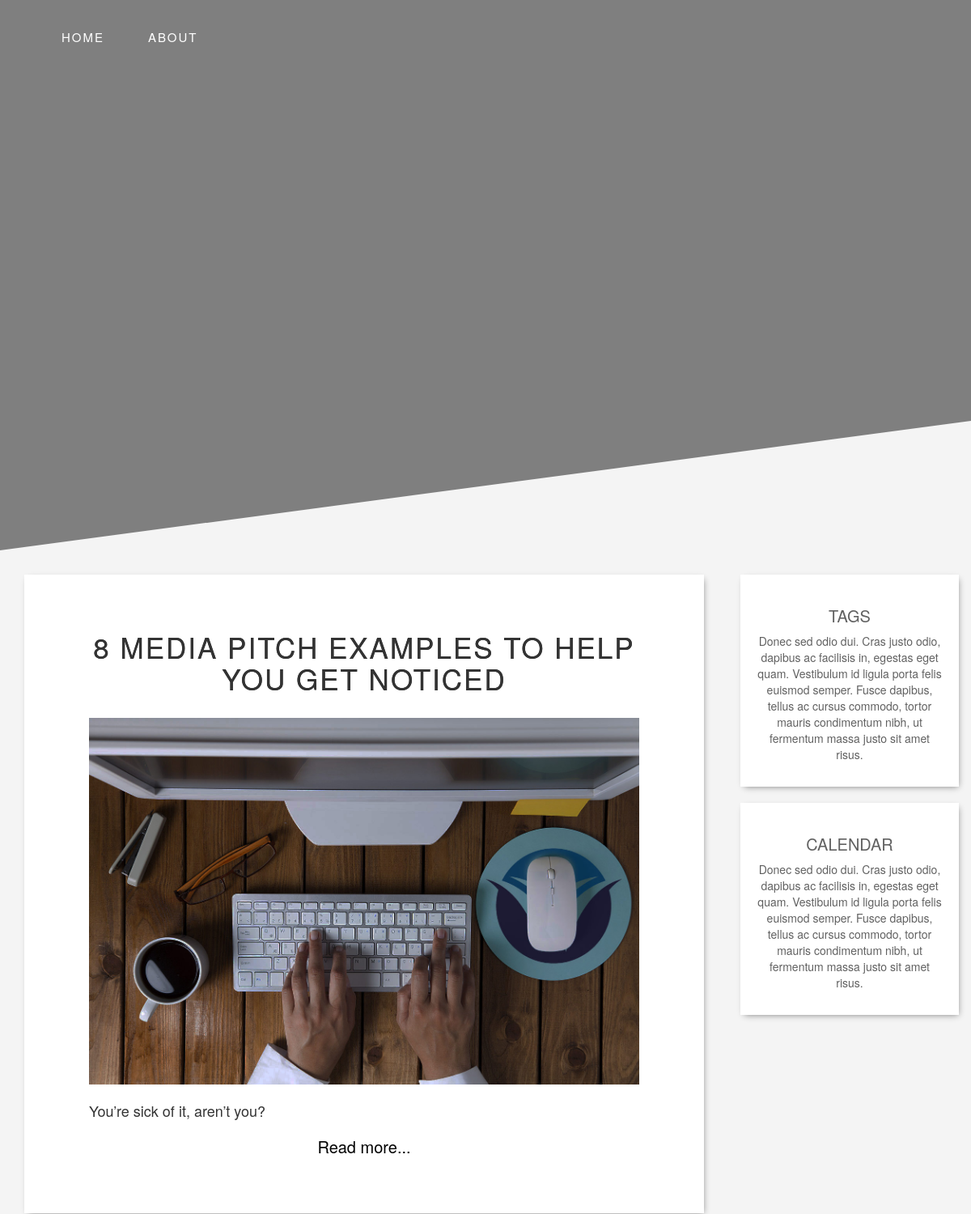
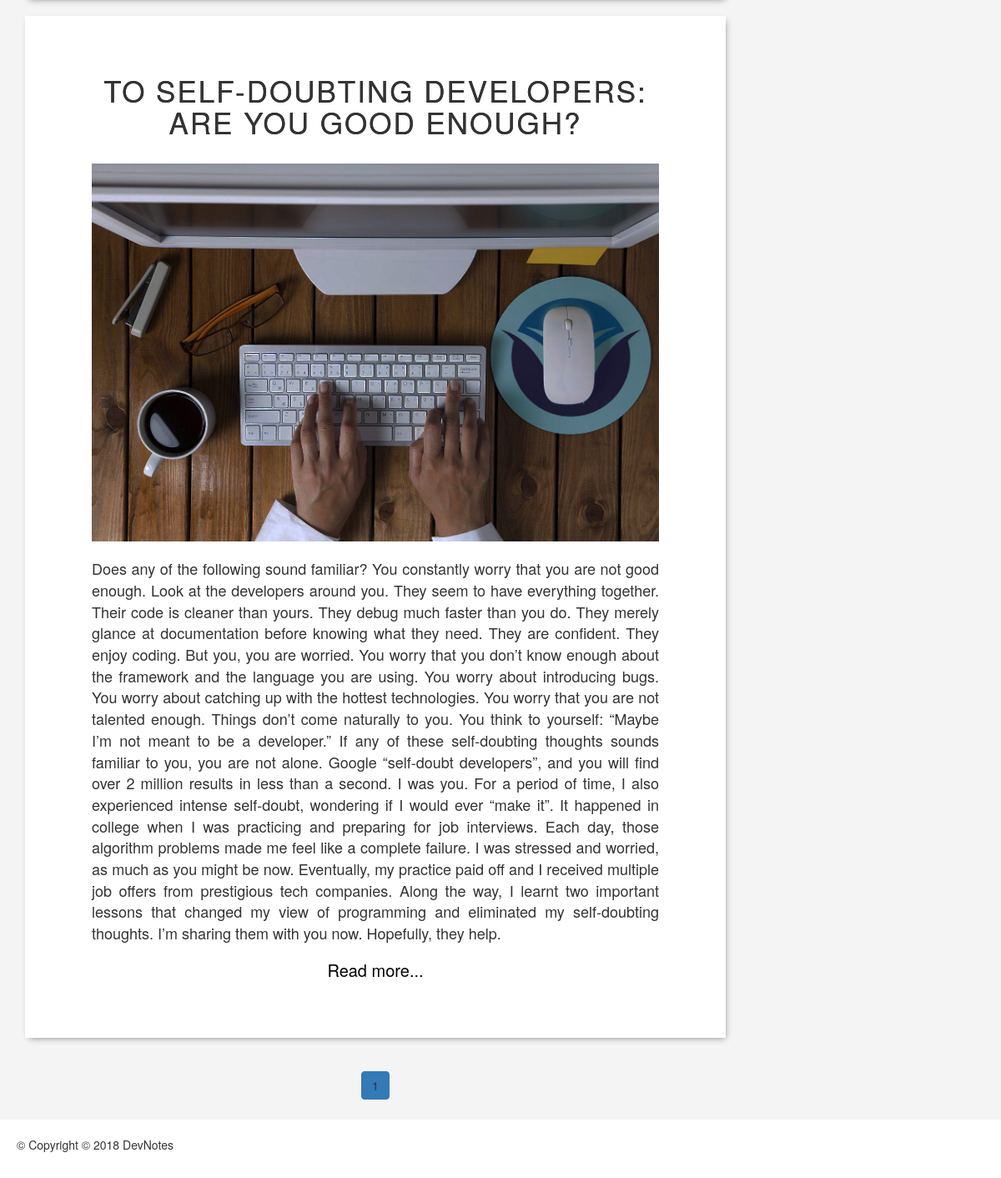
The page /index on the database as committed earlier (2 pictures, top to bottom).
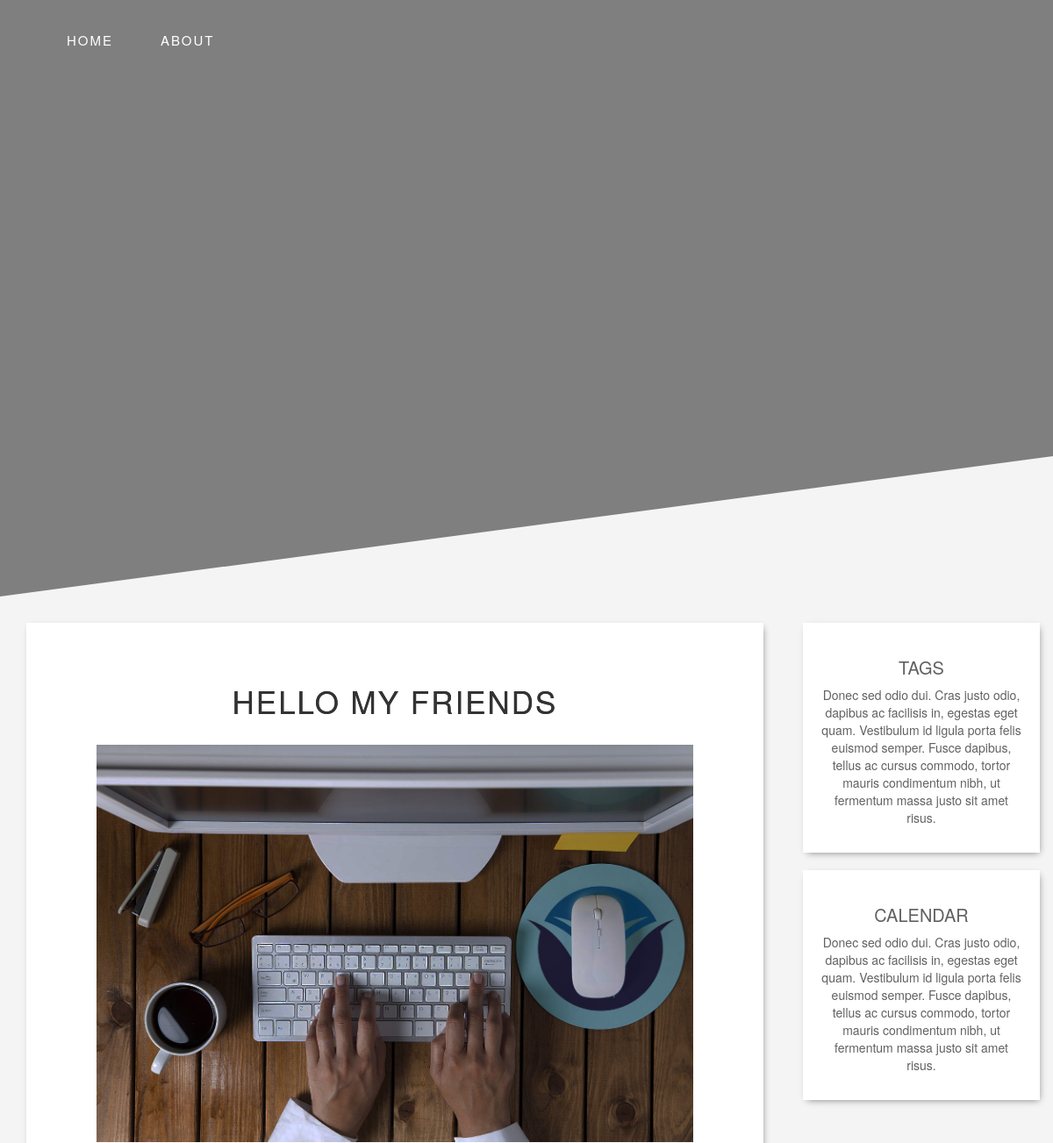
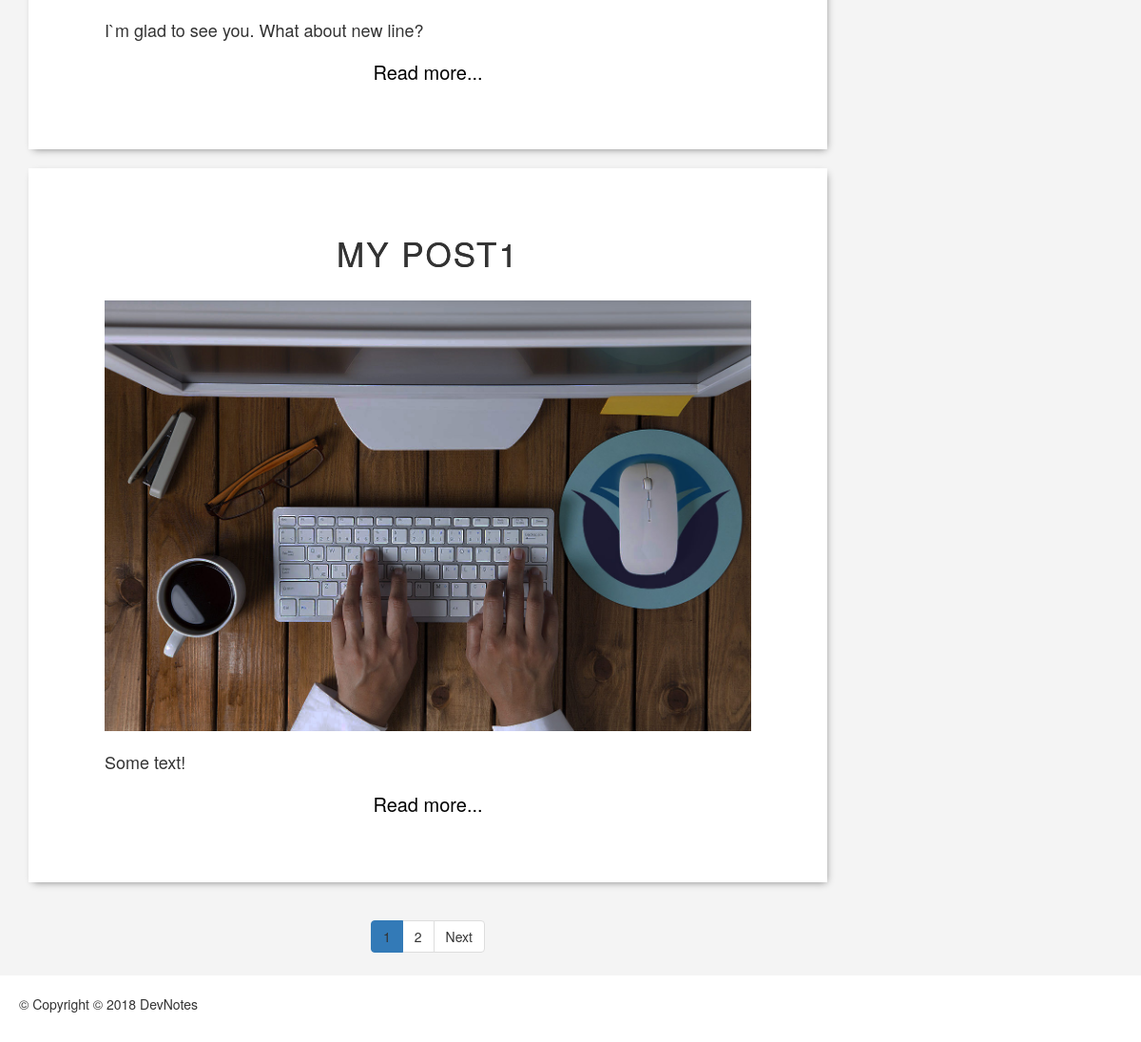
The same page on the database as committed later (2 pictures, top to bottom).
### my_blog/blueprints/blog/models.py (models this page shows, shortened)
class BlogPost(db.Model):
    id = db.Column(db.Integer, primary_key=True)
    title = db.Column(db.String(128))
    date = db.Column(db.DateTime)
    content = db.Column(db.String)
    imagePath = db.Column(db.String)
    @staticmethod
    def blogposts_page(pagenum):
        blogposts = BlogPost.query.order_by(desc(BlogPost.id)).paginate(pagenum, 2 ,error_out=False)
        return blogposts

### my_blog/blueprints/main/views.py (the view)
@main.route('/')
@main.route('/index')
def index():
	return render_template('home.html', blogposts = BlogPost.blogposts_page(1), pagenum = 1)

### my_blog/blueprints/main/templates/home.html (shortened to what this page needs)
{% extends "base.html" %}
{% block header %}
<div class="header--mainpage"
  <div class="bg_video">
    <video class="bg_video__content" autoplay muted loop>
      <source src="{{ url_for('static', filename='img/video.mp4') }}" >
    </video>
  </div>
  <div class="header__intro">
    <div id="Intro">DevNotes
      <div id="SubIntro">Dev`s blog. Quick start to technologies</div>
    </div>
  </div>
<nav class="navbar" role="navigation">
  <div class="container">
    <div class="navbar-main">
      <a class="navbar-item" href="#">HOME</a>
      <a class="navbar-item" href="#">ABOUT</a>
    </div>
  </div>
</nav>
{% endblock %}

### my_blog/templates/base.html (shortened to what this page needs)
<!doctype html>
 <html class="no-js" lang="">
    <head>
        <link rel="stylesheet" href="{{ url_for('static', filename='css/bootstrap.min.css')}}">
        <link rel="stylesheet" href="{{ url_for('static', filename='css/bootstrap-theme.min.css')}}">
        <link rel="stylesheet" href="{{ url_for('static', filename='css/main.css')}}">
    </head>
    <body>
        <header class="header">
          {% block header %}{% endblock %}
        </header>
        <div class="container">
          <div class="row">
            {% block content %}
            <div class="col-md-9 ">
              <div class="main-column">
                <div class="container blog-posts">
                {% with blogposts = blogposts %}
                {% include "blog.html"%}
                {% endwith %}
                </div>
              </div>
            </div>
            {% endblock %}
            {% block sidebar %}
            <aside class="col-md-3">
              <div class="sidebar">
                <div class="tags container">
                  <h2>TAGS</h2>
                  <p>Donec sed odio dui. Cras justo odio, dapibus ac facilisis in, egestas eget quam. Vestibulum id ligula porta felis euismod semper. Fusce dapibus, tellus ac cursus commodo, tortor mauris condimentum nibh, ut fermentum massa justo sit amet risus.</p>
                </div>
                <div class="calendar container">
                  <h2>CALENDAR</h2>
                  <p>Donec sed odio dui. Cras justo odio, dapibus ac facilisis in, egestas eget quam. Vestibulum id ligula porta felis euismod semper. Fusce dapibus, tellus ac cursus commodo, tortor mauris condimentum nibh, ut fermentum massa justo sit amet risus.</p>
                </div>
              </div>
            {% endblock %}
          </aside>
          </div>
    </div>
    <footer class="footer">
      <p>&copy; Copyright © 2018 DevNotes</p>
    </footer>
    </body>
</html>

### my_blog/blueprints/main/templates/blog.html
{% from "pagination_macros.html" import pagination %}
{% if  blogposts.total > 0 %}
{% for blogpost in blogposts.items %}
{% with blogpost = blogpost %}
{% include "blogpost-intro.html"%}
{% endwith %}
{% endfor %}
{% else %}
No posts yet.
{% endif %}
<nav class="Page_navigation" aria-label="Page navigation">
{{ pagination(blogposts) }}
</nav>

### my_blog/blueprints/main/templates/pagination_macros.html (shortened to what this page needs)
{% macro pagination(blogposts) %}
  <ul class="pagination">
    {% for page in blogposts.iter_pages() %}
        {% if page <= (blogposts.page | int) +2 and page >= (blogposts.page | int) -2 %}
          {% if page == blogposts.page  %}
          <li class="page-item active" ><a class="page-link" href="#">{{blogposts.page}}<span class="sr-only">(current)</span></a></li>
          {% else %}
          <li class="page-item"><a class="page-link" href="{{url_for('main.page', pagenum=page)}}">{{page}}</a></li>
          {% endif %}
        {% endif %}
      {% endfor %}
    {% if blogposts.has_next %}
    <li class="page-item"><a class="page-link" href="{{url_for('main.page', pagenum=blogposts.next_num)}}">Next</a></li>
    {% endif %}
  </ul>
{% endmacro %}

### my_blog/blueprints/main/templates/blogpost-intro.html (shortened to what this page needs)
<div class="card blogpost-intro container" >
  <div class="card-block blogpost-intro__content">
    <h4 class="card-title"><a class="blogpost-intro__title" href="{{url_for('blog.read', post_title=blogpost.title)}}">{{blogpost.title}}</a></h4>
    <img class="card-img-top blogpost-intro__picture" src="{{url_for('static', filename=blogpost.imagePath)}}" alt="Blogpost background image">
    <p class="card-text blogpost-intro__text">{{blogpost.content}}</p>
    <a href="{{url_for('blog.read', post_title=blogpost.title)}}" class="btn blogpost-intro__link">Read more...</a>
  </div>
</div>

### my_blog/static/css/main.css (style rules this page uses)
html { font-size: 62.5%; }
body { background:#F4F4F4; margin:0; }
.container { width:auto; box-sizing: border-box; }
header { vertical-align: middle; margin-bottom: 1rem; }
.header--mainpage { display: block; height: 85vh; overflow: hidden; clip-path:polygon(0 0, 100% 0, 100% 65vh, 0 100%); position: relative; z-index: -1; }
.header--mainpage:after { content: ''; background: rgba(51, 51, 51, 0.6); position: absolute; width: 100%; height: 100%; top:0; left:0; box-sizing: border-box; }
.bg_video__content { height:100%; width: 100%; object-fit: cover; }
#Intro { position: absolute; top:40%; left:10%; text-align: left; color:#c8543b; font-size:6rem; font-family: Baskerville Old; }
#SubIntro { color:white; font-size:2rem; }
.navbar { position:absolute; top:0; width: 100%; z-index: 50; margin-bottom: 0; vertical-align: middle; padding:2rem; }
.navbar-main, .navbar-admin { display: inline-block; padding:1.5rem; height:100%; vertical-align: middle; }
.navbar-item { height: 5rem; padding: 2.5rem; font-size: 18px; line-height: 20px; color: white; font-size: 1.5rem; letter-spacing: 2px; }
.sidebar > div, .blogpost-intro, .login-form, .edit_post-form { margin:2rem 0rem; text-align: center; box-shadow: 2px 3px 8px -3px grey; background:#FFFFFF; padding:2rem; box-sizing: border-box; }
.blogpost-intro { padding: 6rem 8rem; }
.blogpost-intro__title { text-transform: uppercase; font-size:3.5rem; letter-spacing: 2px; text-align: center; margin:3rem 0rem 0rem; }
.blogpost-intro__title:link, .blogpost-intro__title:visited, .blogpost-intro__title:active { color: inherit; text-decoration: none; transition: all .1s; transform: scale(1); text-shadow: 0px 0px 0px; }
.blogpost-intro__picture { max-width:100%; margin:2rem 0rem; }
.blogpost-intro__link { color: black; font-size: 2rem; }
.blogpost-intro__text { text-align: justify; font-size: 1.8rem; }
.Page_navigation { text-align: center; }
.Page_navigation a.page-link { color: #333333; }
.sidebar { color:#616161; text-align: justify; }
.sidebar h2 { font-size:2rem; text-align: center; }
.footer { padding: 2rem; background-color: #FFFFFF; }

Rows that differ between the two databases and show on the page:
no longer on this page (row unchanged): BlogPost: title "TO SELF-DOUBTING DEVELOPERS: ARE YOU GOOD ENOUGH?", imagePath (picture), content "Does any of the following sound familiar? You constantly worry that you are not good enough. Look at the developers around you. They seem to have everything together. Their code is cleaner than yours. They debug much faster than you do. They merely glance at documentation before knowing what they need. They are confident. They enjoy coding. But you, you are worried. You worry that you don’t know enough about the framework and the language you are using. You worry about introducing bugs. You worry about catching up with the hottest technologies. You worry that you are not talented enough. Things don’t come naturally to you. You think to yourself: “Maybe I’m not meant to be a developer.” If…"
added BlogPost: title "HELLO MY FRIENDS", imagePath (picture), content "I`m glad to see you. What about new line?"
changed BlogPost: title "8 MEDIA PITCH EXAMPLES TO HELP YOU GET NOTICED" → "MY POST1"; content "You’re sick of it, aren’t you?" → "Some text!"
Other text that changed with them:
new list line: "2"
text now shown: "Next"
